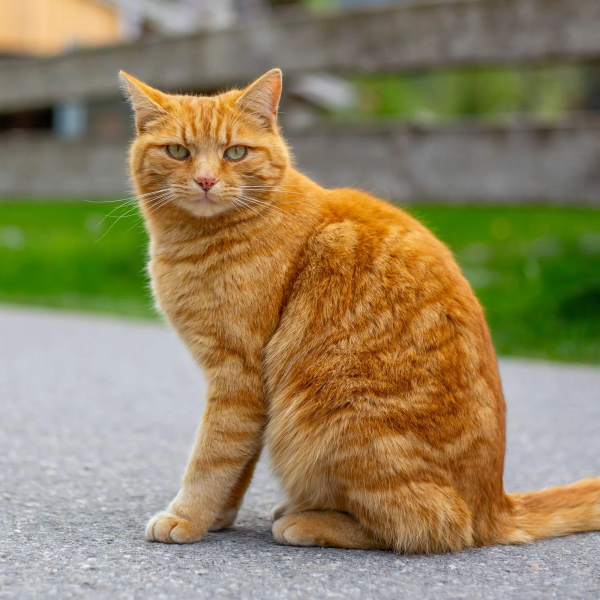
#> input picture cat.jpg, 1200 x 1200 px (shown at 1/2 size)
$ python bayer.py
#> lines starting #> are read from the running program, lines starting #| are printed output that depends on the picture
### utils.py
from PIL import Image
import os


def load(path, scale=1.0):
#> called with path = 'cat.jpg', scale = 0.25
    img = Image.open(path)
#> img is the input picture: PIL image 1200x1200 RGB; mean R, G, B 145.6, 131.4, 96.4
    base_name = os.path.splitext(path)[0]
    print(f"Opened: {path}")
    print(f"Size: {img.size[0]}x{img.size[1]}  Mode: {img.mode}")
#| Size: 1200x1200  Mode: RGB

    gray = img.convert("L")
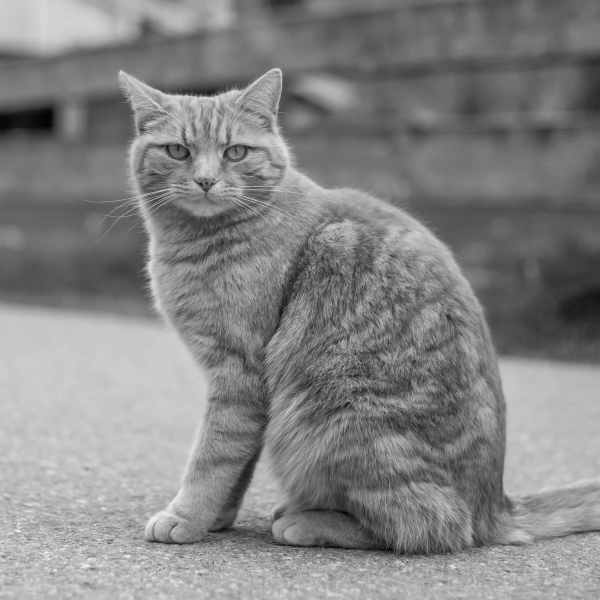
#> gray: PIL image 1200x1200 L (shown at 1/2 size); min 2, max 248, mean 131.6
    if scale != 1.0:
        new_size = (int(img.width * scale), int(img.height * scale))
#> new_size = (300, 300)
        gray = gray.resize(new_size, Image.LANCZOS)
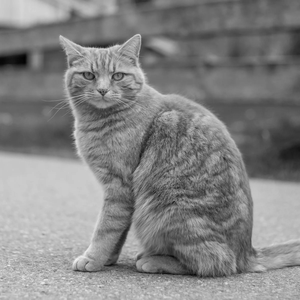
#> gray: PIL image 300x300 L; min 2, max 244, mean 131.6
        print(f"Scaled to: {gray.size[0]}x{gray.size[1]}")
#| Scaled to: 300x300

    width, height = gray.size
#> width = 300; height = 300
    pixels = [float(p) for p in gray.getdata()]
#> pixels = 90000 items
    return pixels, width, height, base_name


OUTPUT_DIR = "output"


def save(pixels, width, height, path):
    os.makedirs(OUTPUT_DIR, exist_ok=True)
    out = os.path.join(OUTPUT_DIR, os.path.basename(path))
    img = Image.new("L", (width, height))
    img.putdata([int(max(0, min(255, p))) for p in pixels])
    img.save(out)
    print(f"Saved {out}")

### bayer.py
from utils import load, save

FILE = "cat.jpg"
SCALE = 0.25
SIZE = 4        # 2 for 2x2 matrix, 4 for 4x4 matrix
STRENGTH = 1.0  # 0.0 = hard threshold, 1.0 = full range

BAYER_2X2 = [
    [0, 2],
    [3, 1],
]

BAYER_4X4 = [
    [ 0,  8,  2, 10],
    [12,  4, 14,  6],
    [ 3, 11,  1,  9],
    [15,  7, 13,  5],
]


def make_threshold_matrix(bayer):
    """Normalize a Bayer matrix to [0, 255] thresholds."""
    n = len(bayer) * len(bayer[0])
    return [[(v + 0.5) / n * 255 for v in row] for row in bayer]


_MATRICES = {
    2: make_threshold_matrix(BAYER_2X2),
    4: make_threshold_matrix(BAYER_4X4),
}


def dither(pixels, width, height, size=SIZE, strength=STRENGTH):
    matrix = _MATRICES[size]
    result = []
    for i, p in enumerate(pixels):
        x = i % width
        y = i // width
        threshold = 128 + (matrix[y % size][x % size] - 128) * strength
        result.append(255.0 if p > threshold else 0.0)
    return result


if __name__ == "__main__":
    pixels, width, height, base_name = load(FILE, SCALE)
#> pixels = 90000 items; width = 300; height = 300; base_name = 'cat'
    result = dither(pixels, width, height)
#> the loop in dither, `for i, p in enumerate(pixels):` made 90000 passes
#> (p, threshold) on passes 1 to 3: (205, 7.97), (203, 135.5), (202, 39.84)
#> after the loop in dither, `for i, p in enumerate(pixels):`: result = 90000 items
#> result = 90000 items
    save(result, width, height, f"{base_name}_bayer{SIZE}x{SIZE}_{SCALE}.png")
#> in save, `img = Image.new("L", (width, height))`: img: PIL image 300x300 L; every value is 0
#> in save, `img.putdata([int(max(0, min(255, p))) for p in pixels])`:
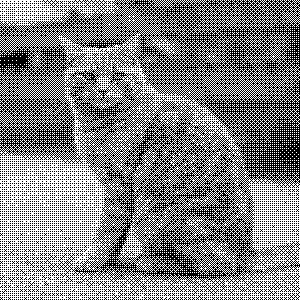
#> img: PIL image 300x300 L; 51.6% white; black in thin lines or dots
